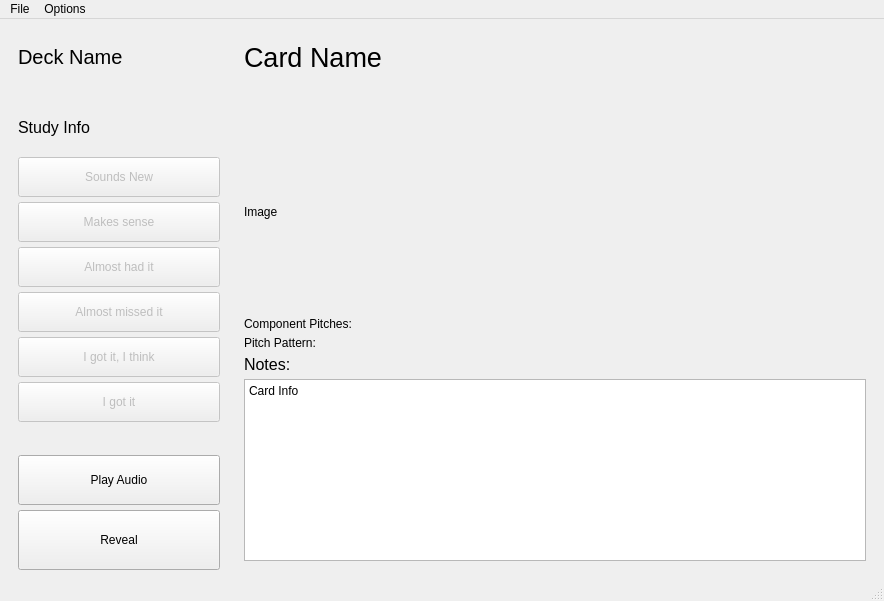
<?xml version="1.0" encoding="UTF-8"?>
<ui version="4.0">
 <class>MainWindow</class>
 <widget class="QMainWindow" name="MainWindow">
  <property name="geometry">
   <rect>
    <x>0</x>
    <y>0</y>
    <width>884</width>
    <height>601</height>
   </rect>
  </property>
  <property name="minimumSize">
   <size>
    <width>0</width>
    <height>40</height>
   </size>
  </property>
  <property name="windowTitle">
   <string>MemChord</string>
  </property>
  <widget class="QWidget" name="centralwidget">
   <layout class="QHBoxLayout" name="horizontalLayout">
    <item>
     <widget class="QFrame" name="buttonsFrame">
      <property name="minimumSize">
       <size>
        <width>220</width>
        <height>0</height>
       </size>
      </property>
      <layout class="QVBoxLayout" name="verticalLayout_7">
       <property name="spacing">
        <number>5</number>
       </property>
       <property name="sizeConstraint">
        <enum>QLayout::SetDefaultConstraint</enum>
       </property>
       <property name="bottomMargin">
        <number>0</number>
       </property>
       <item>
        <widget class="QLabel" name="deck_name_label">
         <property name="minimumSize">
          <size>
           <width>0</width>
           <height>40</height>
          </size>
         </property>
         <property name="maximumSize">
          <size>
           <width>16777215</width>
           <height>50</height>
          </size>
         </property>
         <property name="font">
          <font>
           <pointsize>15</pointsize>
          </font>
         </property>
         <property name="text">
          <string>Deck Name</string>
         </property>
        </widget>
       </item>
       <item>
        <widget class="QLabel" name="study_info_label_5">
         <property name="minimumSize">
          <size>
           <width>0</width>
           <height>70</height>
          </size>
         </property>
         <property name="maximumSize">
          <size>
           <width>16777215</width>
           <height>50</height>
          </size>
         </property>
         <property name="font">
          <font>
           <pointsize>12</pointsize>
          </font>
         </property>
         <property name="text">
          <string>Study Info</string>
         </property>
        </widget>
       </item>
       <item>
        <widget class="QPushButton" name="useroption_0">
         <property name="enabled">
          <bool>false</bool>
         </property>
         <property name="minimumSize">
          <size>
           <width>0</width>
           <height>40</height>
          </size>
         </property>
         <property name="toolTip">
          <string>Total blackout, no idea</string>
         </property>
         <property name="text">
          <string>Sounds New</string>
         </property>
        </widget>
       </item>
       <item>
        <widget class="QPushButton" name="useroption_1">
         <property name="enabled">
          <bool>false</bool>
         </property>
         <property name="minimumSize">
          <size>
           <width>0</width>
           <height>40</height>
          </size>
         </property>
         <property name="toolTip">
          <string>Incorrect answer, but the correct answer feels familiar</string>
         </property>
         <property name="text">
          <string>Makes sense</string>
         </property>
        </widget>
       </item>
       <item>
        <widget class="QPushButton" name="useroption_2">
         <property name="enabled">
          <bool>false</bool>
         </property>
         <property name="minimumSize">
          <size>
           <width>0</width>
           <height>40</height>
          </size>
         </property>
         <property name="toolTip">
          <string>Incorrect response, correct answer was wrongfully dismissed</string>
         </property>
         <property name="text">
          <string>Almost had it</string>
         </property>
        </widget>
       </item>
       <item>
        <widget class="QPushButton" name="useroption_3">
         <property name="enabled">
          <bool>false</bool>
         </property>
         <property name="minimumSize">
          <size>
           <width>0</width>
           <height>40</height>
          </size>
         </property>
         <property name="toolTip">
          <string>Correct response, but required significant efforts</string>
         </property>
         <property name="text">
          <string>Almost missed it</string>
         </property>
        </widget>
       </item>
       <item>
        <widget class="QPushButton" name="useroption_4">
         <property name="enabled">
          <bool>false</bool>
         </property>
         <property name="minimumSize">
          <size>
           <width>0</width>
           <height>40</height>
          </size>
         </property>
         <property name="toolTip">
          <string>Correct response, but after some hesitation</string>
         </property>
         <property name="text">
          <string>I got it, I think</string>
         </property>
        </widget>
       </item>
       <item>
        <widget class="QPushButton" name="useroption_5">
         <property name="enabled">
          <bool>false</bool>
         </property>
         <property name="minimumSize">
          <size>
           <width>0</width>
           <height>40</height>
          </size>
         </property>
         <property name="toolTip">
          <string>Perfect response</string>
         </property>
         <property name="text">
          <string>I got it</string>
         </property>
        </widget>
       </item>
       <item>
        <spacer name="verticalSpacer_5">
         <property name="orientation">
          <enum>Qt::Vertical</enum>
         </property>
         <property name="sizeHint" stdset="0">
          <size>
           <width>20</width>
           <height>40</height>
          </size>
         </property>
        </spacer>
       </item>
       <item>
        <widget class="QPushButton" name="pushButton">
         <property name="minimumSize">
          <size>
           <width>0</width>
           <height>50</height>
          </size>
         </property>
         <property name="text">
          <string>Play Audio</string>
         </property>
        </widget>
       </item>
       <item>
        <widget class="QPushButton" name="revealBtn_5">
         <property name="minimumSize">
          <size>
           <width>0</width>
           <height>60</height>
          </size>
         </property>
         <property name="toolTip">
          <string>Reveal the card</string>
         </property>
         <property name="text">
          <string>Reveal</string>
         </property>
        </widget>
       </item>
      </layout>
     </widget>
    </item>
    <item>
     <widget class="QWidget" name="verticalWidget" native="true">
      <property name="enabled">
       <bool>true</bool>
      </property>
      <layout class="QVBoxLayout" name="verticalLayout_8">
       <property name="spacing">
        <number>5</number>
       </property>
       <property name="sizeConstraint">
        <enum>QLayout::SetDefaultConstraint</enum>
       </property>
       <item>
        <widget class="QLabel" name="card_name_label_4">
         <property name="minimumSize">
          <size>
           <width>0</width>
           <height>40</height>
          </size>
         </property>
         <property name="font">
          <font>
           <pointsize>20</pointsize>
          </font>
         </property>
         <property name="toolTip">
          <string>The name of the card</string>
         </property>
         <property name="text">
          <string>Card Name</string>
         </property>
        </widget>
       </item>
       <item>
        <spacer name="verticalSpacer_4">
         <property name="orientation">
          <enum>Qt::Vertical</enum>
         </property>
         <property name="sizeHint" stdset="0">
          <size>
           <width>20</width>
           <height>40</height>
          </size>
         </property>
        </spacer>
       </item>
       <item>
        <widget class="QLabel" name="chord_image">
         <property name="minimumSize">
          <size>
           <width>0</width>
           <height>200</height>
          </size>
         </property>
         <property name="toolTip">
          <string>Image related to the card</string>
         </property>
         <property name="text">
          <string>Image</string>
         </property>
        </widget>
       </item>
       <item>
        <widget class="QLabel" name="cpitch_label">
         <property name="text">
          <string>Component Pitches:</string>
         </property>
        </widget>
       </item>
       <item>
        <widget class="QLabel" name="ppattern_label">
         <property name="text">
          <string>Pitch Pattern:</string>
         </property>
        </widget>
       </item>
       <item>
        <widget class="QLabel" name="label_5">
         <property name="font">
          <font>
           <pointsize>12</pointsize>
          </font>
         </property>
         <property name="text">
          <string>Notes:</string>
         </property>
        </widget>
       </item>
       <item>
        <widget class="QTextBrowser" name="cardinfo_text">
         <property name="minimumSize">
          <size>
           <width>0</width>
           <height>0</height>
          </size>
         </property>
         <property name="font">
          <font>
           <pointsize>10</pointsize>
          </font>
         </property>
         <property name="toolTip">
          <string>Notes pertaining to the card</string>
         </property>
         <property name="html">
          <string>&lt;!DOCTYPE HTML PUBLIC &quot;-//W3C//DTD HTML 4.0//EN&quot; &quot;http://www.w3.org/TR/REC-html40/strict.dtd&quot;&gt;
&lt;html&gt;&lt;head&gt;&lt;meta name=&quot;qrichtext&quot; content=&quot;1&quot; /&gt;&lt;meta charset=&quot;utf-8&quot; /&gt;&lt;style type=&quot;text/css&quot;&gt;
p, li { white-space: pre-wrap; }
hr { height: 1px; border-width: 0; }
li.unchecked::marker { content: &quot;\2610&quot;; }
li.checked::marker { content: &quot;\2612&quot;; }
&lt;/style&gt;&lt;/head&gt;&lt;body style=&quot; font-family:'Segoe UI'; font-size:10pt; font-weight:400; font-style:normal;&quot;&gt;
&lt;p style=&quot; margin-top:0px; margin-bottom:0px; margin-left:0px; margin-right:0px; -qt-block-indent:0; text-indent:0px;&quot;&gt;&lt;span style=&quot; font-size:9pt;&quot;&gt;Card Info&lt;/span&gt;&lt;/p&gt;&lt;/body&gt;&lt;/html&gt;</string>
         </property>
        </widget>
       </item>
      </layout>
     </widget>
    </item>
   </layout>
  </widget>
  <widget class="QMenuBar" name="menubar">
   <property name="geometry">
    <rect>
     <x>0</x>
     <y>0</y>
     <width>884</width>
     <height>22</height>
    </rect>
   </property>
   <widget class="QMenu" name="menuOpen">
    <property name="title">
     <string>File</string>
    </property>
    <addaction name="actionOpen_Deck"/>
    <addaction name="actionQuit"/>
   </widget>
   <widget class="QMenu" name="menuOptions">
    <property name="title">
     <string>Options</string>
    </property>
    <addaction name="actionSchedule_Cards"/>
    <addaction name="actionConfigure"/>
    <addaction name="actionAbout"/>
   </widget>
   <addaction name="menuOpen"/>
   <addaction name="menuOptions"/>
  </widget>
  <widget class="QStatusBar" name="statusbar"/>
  <action name="actionOpen_Deck">
   <property name="text">
    <string>Open Deck</string>
   </property>
   <property name="toolTip">
    <string>Open a deck to review</string>
   </property>
   <property name="shortcut">
    <string>Ctrl+O</string>
   </property>
  </action>
  <action name="actionQuit">
   <property name="text">
    <string>Quit</string>
   </property>
   <property name="toolTip">
    <string>Save progress and Exit</string>
   </property>
   <property name="shortcut">
    <string>Ctrl+Q</string>
   </property>
  </action>
  <action name="actionConfigure">
   <property name="text">
    <string>Configure</string>
   </property>
   <property name="shortcut">
    <string>Ctrl+Shift+C</string>
   </property>
  </action>
  <action name="actionAbout">
   <property name="text">
    <string>About</string>
   </property>
  </action>
  <action name="actionSchedule_Cards">
   <property name="text">
    <string>Schedule New</string>
   </property>
   <property name="shortcut">
    <string>Ctrl+N</string>
   </property>
  </action>
 </widget>
 <resources/>
 <connections/>
</ui>
